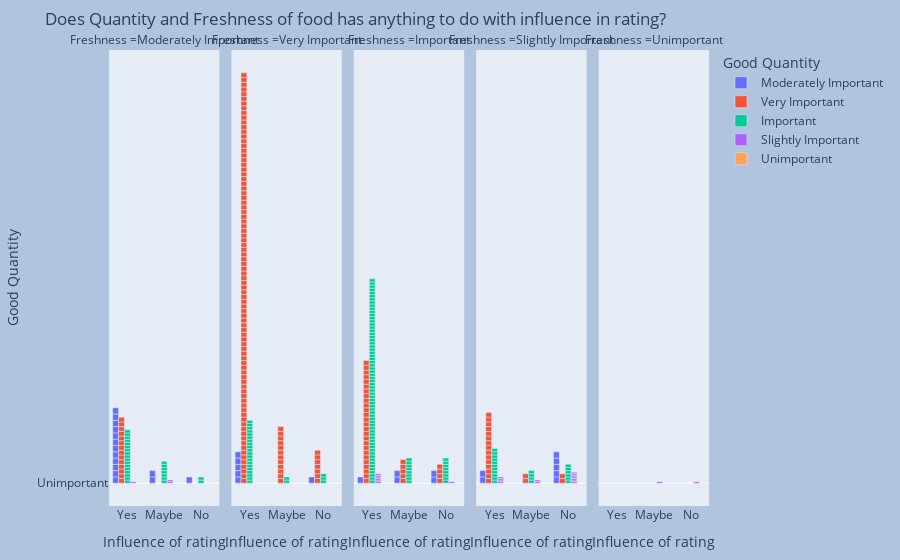

The code cell stored with this chart in its notebook:
### Markdown cell above
The code creates a bar plot using the Plotly library, where the x-axis represents the "Influence of rating" variable, the y-axis represents the "Good Quantity" variable, and the bars are colored based on the "Good Quantity" variable. The plot is grouped based on the "Freshness" variable, creating separate bars for each category of "Freshness". The title of the plot is set to "Does Quantity and Freshness of food have anything to do with influence in rating?" and the background color is set to "LightSteelBlue". The plot is displayed using the fig.show() function.

### Code cell
#Considering 3 variables
fig = px.bar(delivery, x="Influence of rating", y="Good Quantity",
             color="Good Quantity", barmode="group",facet_col="Freshness ")

#Setting up the title
fig.update_layout(
    margin=dict(l=20, r=20, t=50, b=20),
    paper_bgcolor="LightSteelBlue",
    title_text='Does Quantity and Freshness of food has anything to do with influence in rating?'
)
fig.show()

### Figure 1 — Plotly figure (JSON) as saved in the notebook; plotly's stock layout.template omitted (floating-point values rounded to 4 significant figures)
{"data": [{"alignmentgroup": "True", "hovertemplate": "Good Quantity=%{y}<br>Freshness =Moderately Important<br>Influence of rating=%{x}<extra></extra>", "legendgroup": "Moderately Important", "marker": {"color": "#636efa", "pattern": {"shape": ""}}, "name": "Moderately Important", "offsetgroup": "Moderately Important", "orientation": "v", "showlegend": true, "textposition": "auto", "x": ["Yes", "Yes", "Yes", "Yes", "Yes", "Maybe", "No", "Maybe", "Yes", "Yes", "Yes", "Yes", "Yes", "Yes", "Yes"], "xaxis": "x", "y": ["Moderately Important", "Moderately Important", "Moderately Important", "Moderately Important", "Moderately Important", "Moderately Important", "Moderately Important", "Moderately Important", "Moderately Important", "Moderately Important", "Moderately Important", "Moderately Important", "Moderately Important", "Moderately Important", "Moderately Important"], "yaxis": "y", "type": "bar"}, {"alignmentgroup": "True", "hovertemplate": "Good Quantity=%{y}<br>Freshness =Very Important<br>Influence of rating=%{x}<extra></extra>", "legendgroup": "Moderately Important", "marker": {"color": "#636efa", "pattern": {"shape": ""}}, "name": "Moderately Important", "offsetgroup": "Moderately Important", "orientation": "v", "showlegend": false, "textposition": "auto", "x": ["Yes", "No", "Yes", "Yes", "Yes", "Yes"], "xaxis": "x2", "y": ["Moderately Important", "Moderately Important", "Moderately Important", "Moderately Important", "Moderately Important", "Moderately Important"], "yaxis": "y2", "type": "bar"}, {"alignmentgroup": "True", "hovertemplate": "Good Quantity=%{y}<br>Freshness =Important<br>Influence of rating=%{x}<extra></extra>", "legendgroup": "Moderately Important", "marker": {"color": "#636efa", "pattern": {"shape": ""}}, "name": "Moderately Important", "offsetgroup": "Moderately Important", "orientation": "v", "showlegend": false, "textposition": "auto", "x": ["No", "No", "Maybe", "Yes", "Maybe"], "xaxis": "x3", "y": ["Moderately Important", "Moderately Important", "Moderately Important", "Moderately Important", "Moderately Important"], "yaxis": "y3", "type": "bar"}, {"alignmentgroup": "True", "hovertemplate": "Good Quantity=%{y}<br>Freshness =Slightly Important<br>Influence of rating=%{x}<extra></extra>", "legendgroup": "Moderately Important", "marker": {"color": "#636efa", "pattern": {"shape": ""}}, "name": "Moderately Important", "offsetgroup": "Moderately Important", "orientation": "v", "showlegend": false, "textposition": "auto", "x": ["Yes", "Yes", "No", "No", "No", "No", "No"], "xaxis": "x4", "y": ["Moderately Important", "Moderately Important", "Moderately Important", "Moderately Important", "Moderately Important", "Moderately Important", "Moderately Important"], "yaxis": "y4", "type": "bar"}, {"alignmentgroup": "True", "hovertemplate": "Good Quantity=%{y}<br>Freshness =Moderately Important<br>Influence of rating=%{x}<extra></extra>", "legendgroup": "Very Important", "marker": {"color": "#EF553B", "pattern": {"shape": ""}}, "name": "Very Important", "offsetgroup": "Very Important", "orientation": "v", "showlegend": true, "textposition": "auto", "x": ["Yes", "Yes", "Yes", "Yes", "Yes", "Yes", "Yes", "Yes", "Yes", "Yes", "Yes", "Yes", "Yes", "Yes"], "xaxis": "x", "y": ["Very Important", "Very Important", "Very Important", "Very Important", "Very Important", "Very Important", "Very Important", "Very Important", "Very Important", "Very Important", "Very Important", "Very Important", "Very Important", "Very Important"], "yaxis": "y", "type": "bar"}, {"alignmentgroup": "True", "hovertemplate": "Good Quantity=%{y}<br>Freshness =Very Important<br>Influence of rating=%{x}<extra></extra>", "legendgroup": "Very Important", "marker": {"color": "#EF553B", "pattern": {"shape": ""}}, "name": "Very Important", "offsetgroup": "Very Important", "orientation": "v", "showlegend": false, "textposition": "auto", "x": ["Yes", "Yes", "Yes", "Yes", "Yes", "Yes", "Yes", "Yes", "Yes", "Yes", "Yes", "Yes", "Yes", "Maybe", "Yes", "Yes", "Yes", "Yes", "Yes", "Maybe", "Yes", "Yes", "Yes", "Maybe", "No", "Yes", "Yes", "Yes", "Yes", "Yes", "No", "No", "No", "Yes", "Yes", "Yes", "Yes", "Yes", "Maybe", "Yes", "Maybe", "Yes", "Maybe", "Yes", "Yes", "Yes", "Yes", "Yes", "Yes", "Yes", "Yes", "Yes", "Yes", "Yes", "Yes", "Yes", "No", "Yes", "Yes", "Yes", "Yes", "Yes", "Yes", "Yes", "Yes", "Maybe", "No", "Yes", "Yes", "Yes", "Yes", "Maybe", "Yes", "Yes", "Yes", "Yes", "Yes", "Yes", "Yes", "Yes", "Yes", "Yes", "Yes", "Yes", "Yes", "Yes", "Yes", "Yes", "Yes", "Yes", "Yes", "Yes", "Yes", "Maybe", "Maybe", "No", "Yes", "Maybe", "Yes", "Yes", "Maybe", "Yes", "Yes", "Yes", "Yes", "Yes"], "xaxis": "x2", "y": ["Very Important", "Very Important", "Very Important", "Very Important", "Very Important", "Very Important", "Very Important", "Very Important", "Very Important", "Very Important", "Very Important", "Very Important", "Very Important", "Very Important", "Very Important", "Very Important", "Very Important", "Very Important", "Very Important", "Very Important", "Very Important", "Very Important", "Very Important", "Very Important", "Very Important", "Very Important", "Very Important", "Very Important", "Very Important", "Very Important", "Very Important", "Very Important", "Very Important", "Very Important", "Very Important", "Very Important", "Very Important", "Very Important", "Very Important", "Very Important", "Very Important", "Very Important", "Very Important", "Very Important", "Very Important", "Very Important", "Very Important", "Very Important", "Very Important", "Very Important", "Very Important", "Very Important", "Very Important", "Very Important", "Very Important", "Very Important", "Very Important", "Very Important", "Very Important", "Very Important", "Very Important", "Very Important", "Very Important", "Very Important", "Very Important", "Very Important", "Very Important", "Very Important", "Very Important", "Very Important", "Very Important", "Very Important", "Very Important", "Very Important", "Very Important", "Very Important", "Very Important", "Very Important", "Very Important", "Very Important", "Very Important", "Very Important", "Very Important", "Very Important", "Very Important", "Very Important", "Very Important", "Very Important", "Very Important", "Very Important", "Very Important", "Very Important", "Very Important", "Very Important", "Very Important", "Very Important", "Very Important", "Very Important", "Very Important", "Very Important", "Very Important", "Very Important", "Very Important", "Very Important", "Very Important", "Very Important"], "yaxis": "y2", "type": "bar"}, {"alignmentgroup": "True", "hovertemplate": "Good Quantity=%{y}<br>Freshness =Important<br>Influence of rating=%{x}<extra></extra>", "legendgroup": "Very Important", "marker": {"color": "#EF553B", "pattern": {"shape": ""}}, "name": "Very Important", "offsetgroup": "Very Important", "orientation": "v", "showlegend": false, "textposition": "auto", "x": ["Yes", "Maybe", "Yes", "No", "Yes", "Yes", "Yes", "Yes", "No", "Yes", "No", "Maybe", "Yes", "No", "Yes", "Yes", "Yes", "Yes", "Yes", "Maybe", "Yes", "Yes", "Yes", "Yes", "Yes", "Yes", "Yes", "Maybe", "Yes", "Yes", "Yes", "Yes", "Yes", "Yes", "Maybe"], "xaxis": "x3", "y": ["Very Important", "Very Important", "Very Important", "Very Important", "Very Important", "Very Important", "Very Important", "Very Important", "Very Important", "Very Important", "Very Important", "Very Important", "Very Important", "Very Important", "Very Important", "Very Important", "Very Important", "Very Important", "Very Important", "Very Important", "Very Important", "Very Important", "Very Important", "Very Important", "Very Important", "Very Important", "Very Important", "Very Important", "Very Important", "Very Important", "Very Important", "Very Important", "Very Important", "Very Important", "Very Important"], "yaxis": "y3", "type": "bar"}, {"alignmentgroup": "True", "hovertemplate": "Good Quantity=%{y}<br>Freshness =Slightly Important<br>Influence of rating=%{x}<extra></extra>", "legendgroup": "Very Important", "marker": {"color": "#EF553B", "pattern": {"shape": ""}}, "name": "Very Important", "offsetgroup": "Very Important", "orientation": "v", "showlegend": false, "textposition": "auto", "x": ["Yes", "Yes", "Yes", "No", "Yes", "Yes", "Yes", "Maybe", "No", "Yes", "Yes", "Yes", "Yes", "Yes", "Yes", "Maybe", "Yes", "Yes", "Yes"], "xaxis": "x4", "y": ["Very Important", "Very Important", "Very Important", "Very Important", "Very Important", "Very Important", "Very Important", "Very Important", "Very Important", "Very Important", "Very Important", "Very Important", "Very Important", "Very Important", "Very Important", "Very Important", "Very Important", "Very Important", "Very Important"], "yaxis": "y4", "type": "bar"}, {"alignmentgroup": "True", "hovertemplate": "Good Quantity=%{y}<br>Freshness =Moderately Important<br>Influence of rating=%{x}<extra></extra>", "legendgroup": "Important", "marker": {"color": "#00cc96", "pattern": {"shape": ""}}, "name": "Important", "offsetgroup": "Important", "orientation": "v", "showlegend": true, "textposition": "auto", "x": ["Maybe", "Yes", "Yes", "Yes", "Yes", "Yes", "Yes", "Yes", "Yes", "Yes", "Yes", "No", "Maybe", "Maybe", "Yes", "Yes", "Yes", "Yes", "Maybe", "Maybe", "Yes", "No", "Yes", "Maybe", "Maybe", "Yes"], "xaxis": "x", "y": ["Important", "Important", "Important", "Important", "Important", "Important", "Important", "Important", "Important", "Important", "Important", "Important", "Important", "Important", "Important", "Important", "Important", "Important", "Important", "Important", "Important", "Important", "Important", "Important", "Important", "Important"], "yaxis": "y", "type": "bar"}, {"alignmentgroup": "True", "hovertemplate": "Good Quantity=%{y}<br>Freshness =Very Important<br>Influence of rating=%{x}<extra></extra>", "legendgroup": "Important", "marker": {"color": "#00cc96", "pattern": {"shape": ""}}, "name": "Important", "offsetgroup": "Important", "orientation": "v", "showlegend": false, "textposition": "auto", "x": ["Yes", "No", "Yes", "Yes", "Yes", "Yes", "Yes", "Yes", "Yes", "Yes", "Yes", "Yes", "Yes", "Yes", "Yes", "No", "No", "Yes", "Yes", "Maybe", "Yes", "Maybe", "Yes", "Yes", "Yes"], "xaxis": "x2", "y": ["Important", "Important", "Important", "Important", "Important", "Important", "Important", "Important", "Important", "Important", "Important", "Important", "Important", "Important", "Important", "Important", "Important", "Important", "Important", "Important", "Important", "Important", "Important", "Important", "Important"], "yaxis": "y2", "type": "bar"}, {"alignmentgroup": "True", "hovertemplate": "Good Quantity=%{y}<br>Freshness =Important<br>Influence of rating=%{x}<extra></extra>", "legendgroup": "Important", "marker": {"color": "#00cc96", "pattern": {"shape": ""}}, "name": "Important", "offsetgroup": "Important", "orientation": "v", "showlegend": false, "textposition": "auto", "x": ["Maybe", "Yes", "Yes", "Maybe", "Yes", "Yes", "Yes", "Yes", "Maybe", "Yes", "Yes", "Yes", "Yes", "Yes", "Yes", "Yes", "Yes", "Yes", "Yes", "Yes", "Yes", "Yes", "No", "Yes", "Yes", "No", "Yes", "Yes", "Yes", "Yes", "Yes", "Yes", "Yes", "Yes", "Yes", "Yes", "Yes", "Yes", "Yes", "Yes", "No", "Yes", "No", "Yes", "Yes", "Yes", "Yes", "No", "Yes", "Yes", "Yes", "No", "Maybe", "Yes", "Yes", "Yes", "Yes", "Yes", "Yes", "Yes", "Yes", "Yes", "Yes", "Yes", "Yes", "Yes", "Maybe", "Maybe", "Yes", "Yes", "No", "Yes", "Yes", "No", "Yes", "Maybe", "Yes", "Yes", "Yes", "Yes", "Maybe"], "xaxis": "x3", "y": ["Important", "Important", "Important", "Important", "Important", "Important", "Important", "Important", "Important", "Important", "Important", "Important", "Important", "Important", "Important", "Important", "Important", "Important", "Important", "Important", "Important", "Important", "Important", "Important", "Important", "Important", "Important", "Important", "Important", "Important", "Important", "Important", "Important", "Important", "Important", "Important", "Important", "Important", "Important", "Important", "Important", "Important", "Important", "Important", "Important", "Important", "Important", "Important", "Important", "Important", "Important", "Important", "Important", "Important", "Important", "Important", "Important", "Important", "Important", "Important", "Important", "Important", "Important", "Important", "Important", "Important", "Important", "Important", "Important", "Important", "Important", "Important", "Important", "Important", "Important", "Important", "Important", "Important", "Important", "Important", "Important"], "yaxis": "y3", "type": "bar"}, {"alignmentgroup": "True", "hovertemplate": "Good Quantity=%{y}<br>Freshness =Slightly Important<br>Influence of rating=%{x}<extra></extra>", "legendgroup": "Important", "marker": {"color": "#00cc96", "pattern": {"shape": ""}}, "name": "Important", "offsetgroup": "Important", "orientation": "v", "showlegend": false, "textposition": "auto", "x": ["No", "No", "No", "Yes", "Yes", "Maybe", "Yes", "Yes", "No", "Yes", "Maybe", "Maybe", "Maybe", "Yes", "Yes", "Yes", "No", "Yes", "Yes", "No", "Yes"], "xaxis": "x4", "y": ["Important", "Important", "Important", "Important", "Important", "Important", "Important", "Important", "Important", "Important", "Important", "Important", "Important", "Important", "Important", "Important", "Important", "Important", "Important", "Important", "Important"], "yaxis": "y4", "type": "bar"}, {"alignmentgroup": "True", "hovertemplate": "Good Quantity=%{y}<br>Freshness =Moderately Important<br>Influence of rating=%{x}<extra></extra>", "legendgroup": "Slightly Important", "marker": {"color": "#ab63fa", "pattern": {"shape": ""}}, "name": "Slightly Important", "offsetgroup": "Slightly Important", "orientation": "v", "showlegend": true, "textposition": "auto", "x": ["Maybe", "Yes", "Maybe"], "xaxis": "x", "y": ["Slightly Important", "Slightly Important", "Slightly Important"], "yaxis": "y", "type": "bar"}, {"alignmentgroup": "True", "hovertemplate": "Good Quantity=%{y}<br>Freshness =Important<br>Influence of rating=%{x}<extra></extra>", "legendgroup": "Slightly Important", "marker": {"color": "#ab63fa", "pattern": {"shape": ""}}, "name": "Slightly Important", "offsetgroup": "Slightly Important", "orientation": "v", "showlegend": false, "textposition": "auto", "x": ["No", "Yes", "Yes", "Yes", "Yes", "Yes", "Yes"], "xaxis": "x3", "y": ["Slightly Important", "Slightly Important", "Slightly Important", "Slightly Important", "Slightly Important", "Slightly Important", "Slightly Important"], "yaxis": "y3", "type": "bar"}, {"alignmentgroup": "True", "hovertemplate": "Good Quantity=%{y}<br>Freshness =Slightly Important<br>Influence of rating=%{x}<extra></extra>", "legendgroup": "Slightly Important", "marker": {"color": "#ab63fa", "pattern": {"shape": ""}}, "name": "Slightly Important", "offsetgroup": "Slightly Important", "orientation": "v", "showlegend": false, "textposition": "auto", "x": ["Yes", "Yes", "Maybe", "Maybe", "No", "No", "Yes", "Yes", "No", "No", "No", "No", "No"], "xaxis": "x4", "y": ["Slightly Important", "Slightly Important", "Slightly Important", "Slightly Important", "Slightly Important", "Slightly Important", "Slightly Important", "Slightly Important", "Slightly Important", "Slightly Important", "Slightly Important", "Slightly Important", "Slightly Important"], "yaxis": "y4", "type": "bar"}, {"alignmentgroup": "True", "hovertemplate": "Good Quantity=%{y}<br>Freshness =Unimportant<br>Influence of rating=%{x}<extra></extra>", "legendgroup": "Slightly Important", "marker": {"color": "#ab63fa", "pattern": {"shape": ""}}, "name": "Slightly Important", "offsetgroup": "Slightly Important", "orientation": "v", "showlegend": false, "textposition": "auto", "x": ["Maybe", "No"], "xaxis": "x5", "y": ["Slightly Important", "Slightly Important"], "yaxis": "y5", "type": "bar"}, {"alignmentgroup": "True", "hovertemplate": "Good Quantity=%{y}<br>Freshness =Unimportant<br>Influence of rating=%{x}<extra></extra>", "legendgroup": "Unimportant", "marker": {"color": "#FFA15A", "pattern": {"shape": ""}}, "name": "Unimportant", "offsetgroup": "Unimportant", "orientation": "v", "showlegend": true, "textposition": "auto", "x": ["No", "No", "No"], "xaxis": "x5", "y": ["Unimportant", "Unimportant", "Unimportant"], "yaxis": "y5", "type": "bar"}], "layout": {"xaxis": {"anchor": "y", "domain": [0, 0.184], "title": {"text": "Influence of rating"}}, "yaxis": {"anchor": "x", "domain": [0, 1], "title": {"text": "Good Quantity"}, "categoryorder": "array", "categoryarray": ["Unimportant", "Slightly Important", "Important", "Very Important", "Moderately Important"]}, "xaxis2": {"anchor": "y2", "domain": [0.204, 0.388], "matches": "x", "title": {"text": "Influence of rating"}}, "yaxis2": {"anchor": "x2", "domain": [0, 1], "matches": "y", "showticklabels": false}, "xaxis3": {"anchor": "y3", "domain": [0.408, 0.592], "matches": "x", "title": {"text": "Influence of rating"}}, "yaxis3": {"anchor": "x3", "domain": [0, 1], "matches": "y", "showticklabels": false}, "xaxis4": {"anchor": "y4", "domain": [0.612, 0.796], "matches": "x", "title": {"text": "Influence of rating"}}, "yaxis4": {"anchor": "x4", "domain": [0, 1], "matches": "y", "showticklabels": false}, "xaxis5": {"anchor": "y5", "domain": [0.816, 1], "matches": "x", "title": {"text": "Influence of rating"}}, "yaxis5": {"anchor": "x5", "domain": [0, 1], "matches": "y", "showticklabels": false}, "annotations": [{"font": {}, "showarrow": false, "text": "Freshness =Moderately Important", "x": 0.092, "xanchor": "center", "xref": "paper", "y": 1, "yanchor": "bottom", "yref": "paper"}, {"font": {}, "showarrow": false, "text": "Freshness =Very Important", "x": 0.296, "xanchor": "center", "xref": "paper", "y": 1, "yanchor": "bottom", "yref": "paper"}, {"font": {}, "showarrow": false, "text": "Freshness =Important", "x": 0.5, "xanchor": "center", "xref": "paper", "y": 1, "yanchor": "bottom", "yref": "paper"}, {"font": {}, "showarrow": false, "text": "Freshness =Slightly Important", "x": 0.704, "xanchor": "center", "xref": "paper", "y": 1, "yanchor": "bottom", "yref": "paper"}, {"font": {}, "showarrow": false, "text": "Freshness =Unimportant", "x": 0.908, "xanchor": "center", "xref": "paper", "y": 1, "yanchor": "bottom", "yref": "paper"}], "legend": {"title": {"text": "Good Quantity"}, "tracegroupgap": 0}, "margin": {"t": 50, "l": 20, "r": 20, "b": 20}, "barmode": "group", "title": {"text": "Does Quantity and Freshness of food has anything to do with influence in rating?"}, "paper_bgcolor": "LightSteelBlue"}}
